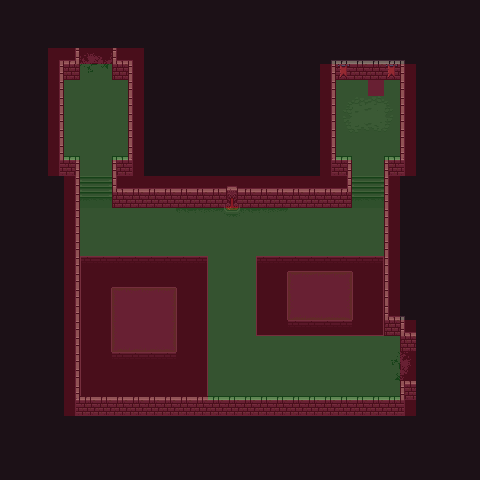

A 2D game scene composited from a Tiled map and its tileset images. What follows is a short description and the map's XML, with each tile layer's data collapsed to a summary:
An orthogonal 30x30 tile map with 16x16 px tiles, 8 tile layers (bg, floor, bg2, bg2-1, ...), 5 tilesets and 17 objects (e, n).

<map version="1.5" tiledversion="1.6.0" orientation="orthogonal" renderorder="right-down" width="30" height="30" tilewidth="16" tileheight="16" infinite="0" nextlayerid="16" nextobjectid="21">
 <tileset firstgid="1" source="0x72_16x16DungeonTileset_walls.v1.tsx" />
 <tileset firstgid="257" source="0x72_16x16DungeonTileset.v4.tsx" />
 <tileset firstgid="513" source="NavigationTileSet.tsx" />
 <tileset firstgid="515" source="Enemies.tsx" />
 <tileset firstgid="518" source="spawnTileset.tsx" />
 <layer id="1" name="bg" width="30" height="30">
  <data>[900 cells, 900 non-empty, 1 distinct tile ids]</data>
 </layer>
 <layer id="2" name="floor" width="30" height="30">
  <data>[900 cells, 206 non-empty, 1 distinct tile ids]</data>
 </layer>
 <layer id="8" name="bg2" width="30" height="30">
  <data>[900 cells, 96 non-empty, 13 distinct tile ids]</data>
 </layer>
 <layer id="9" name="bg2-1" width="30" height="30">
  <data>[900 cells, 8 non-empty, 1 distinct tile ids]</data>
 </layer>
 <layer id="4" name="exits" width="30" height="30">
  <data>[900 cells, 8 non-empty, 8 distinct tile ids]</data>
 </layer>
 <layer id="3" name="fg" width="30" height="30">
  <data>[900 cells, 165 non-empty, 32 distinct tile ids]</data>
 </layer>
 <layer id="10" name="props" width="30" height="30">
  <data>[900 cells, 19 non-empty, 11 distinct tile ids]</data>
 </layer>
 <objectgroup id="15" name="Treasure">
  <object id="20" gid="448" x="368" y="96" width="16" height="16" />
 </objectgroup>
 <objectgroup id="5" name="Collisions">
  <object id="1" x="80" y="64">
   <polygon points="-0.0625,-14.875 31.9375,-14.875 31.9375,9.125 47.9375,9.125 48,92 32,92 32.1875,137.063 143.957,137.063 148,140 156,140 159.998,137.287 272.188,137.063 272,92 256,92 256.188,9.1875 320.188,9.1875 320,92 304,92 304,264.813 320,264.813 320,280 336,280 336,316 320,316 320,332 0,332 0,92 -16,92 -16.0625,9.125 -0.0625,9.125" />
  </object>
 </objectgroup>
 <objectgroup id="6" name="Void">
  <object id="2" x="208" y="396">
   <polygon points="0,0 0,-140 -128,-140 -128,0" />
  </object>
  <object id="3" x="176" y="280">
   <polygon points="0,0 -64,0 -64,72 0,72" />
  </object>
  <object id="4" x="384" y="328">
   <polygon points="0,0.75 -128,0.75 -128,-72 0,-72" />
  </object>
  <object id="5" x="352" y="320">
   <polygon points="0,0 0,-56 -64,-56 -64,0" />
  </object>
 </objectgroup>
 <objectgroup id="7" name="Gates">
  <object id="6" name="e" x="400" y="352">
   <polygon points="0,0 16,0 16,28 0,28" />
  </object>
  <object id="8" name="n" x="80" y="52">
   <polygon points="0,-4 32,-4 32,12 0,12" />
  </object>
 </objectgroup>
 <objectgroup id="13" name="Enemies">
  <object id="10" gid="516" x="352" y="128" width="16" height="16" />
  <object id="11" gid="516" x="112" y="240" width="16" height="16" />
  <object id="12" gid="516" x="336" y="368" width="16" height="16" />
  <object id="13" gid="515" x="304" y="304" width="16" height="16" />
  <object id="14" gid="515" x="144" y="320" width="16" height="16" />
  <object id="15" gid="517" x="224" y="160" width="16" height="16" />
  <object id="16" gid="517" x="192" y="176" width="16" height="16" />
 </objectgroup>
 <objectgroup id="14" name="SpawnPoints">
  <object id="17" gid="518" x="80" y="80" width="16" height="16" />
  <object id="18" gid="519" x="384" y="368" width="16" height="16" />
 </objectgroup>
 <layer id="11" name="navigation" width="30" height="30" opacity="0.2">
  <data>[900 cells, 411 non-empty, 2 distinct tile ids]</data>
 </layer>
</map>
